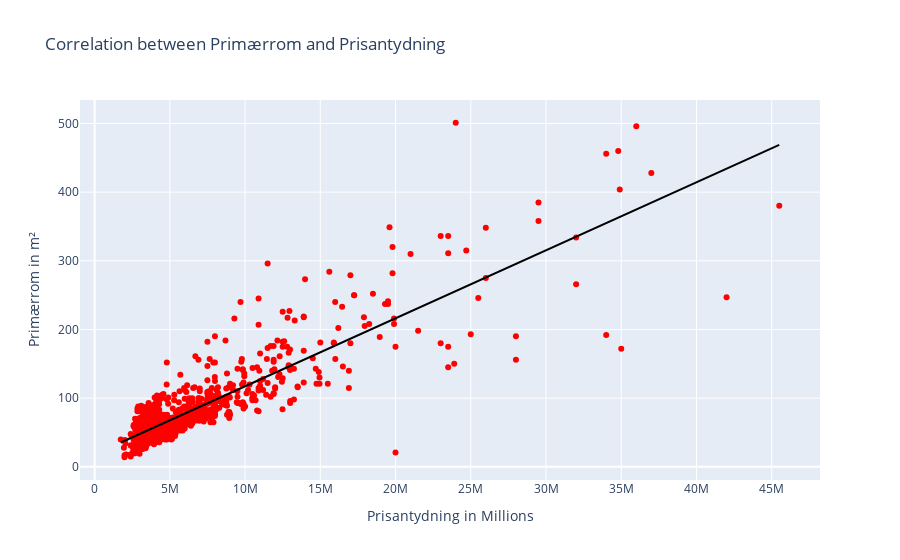

Notebook code for this chart:
### Code cell
px.scatter(df, x = 'Prisantydning', y = 'Primærrom', title = 'Correlation between Primærrom and Prisantydning',color_discrete_sequence = ['red'],
           labels = {'Prisantydning':'Prisantydning in Millions', 'Primærrom':'Primærrom in m²'}, trendline = 'ols', trendline_color_override = 'black')

# seems like Primærrom and Prisantydning have a positive correlation

### Figure 1 — Plotly figure (JSON) as saved in the notebook; plotly's stock layout.template omitted (floating-point values rounded to 4 significant figures; data arrays with more than 128 entries replaced by an {"elided": "..."} marker saying what was removed)
{"data": [{"hovertemplate": "Prisantydning in Millions=%{x}<br>Primærrom in m²=%{y}<extra></extra>", "legendgroup": "", "marker": {"color": "red", "symbol": "circle"}, "mode": "markers", "name": "", "orientation": "v", "showlegend": false, "type": "scatter", "x": {"elided": "924 int values"}, "xaxis": "x", "y": {"elided": "924 float values"}, "yaxis": "y"}, {"hovertemplate": "<b>OLS trendline</b><br>Primærrom = 9.9014e-06 * Prisantydning + 18.2487<br>R<sup>2</sup>=0.751762<br><br>Prisantydning in Millions=%{x}<br>Primærrom in m²=%{y} <b>(trend)</b><extra></extra>", "legendgroup": "", "line": {"color": "black"}, "marker": {"color": "red", "symbol": "circle"}, "mode": "lines", "name": "", "showlegend": false, "type": "scatter", "x": {"elided": "924 int values"}, "xaxis": "x", "y": {"elided": "924 float values"}, "yaxis": "y"}], "layout": {"legend": {"tracegroupgap": 0}, "title": {"text": "Correlation between Primærrom and Prisantydning"}, "xaxis": {"anchor": "y", "domain": [0, 1], "title": {"text": "Prisantydning in Millions"}}, "yaxis": {"anchor": "x", "domain": [0, 1], "title": {"text": "Primærrom in m²"}}}}
